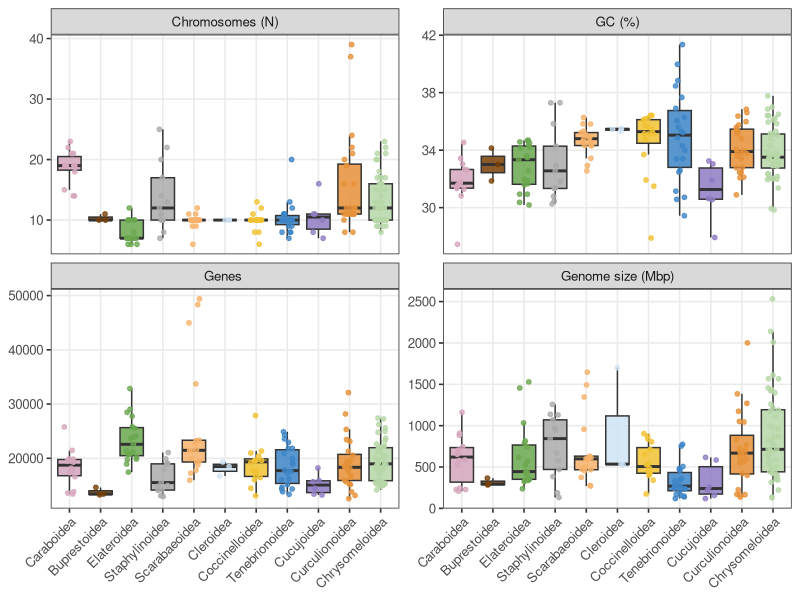
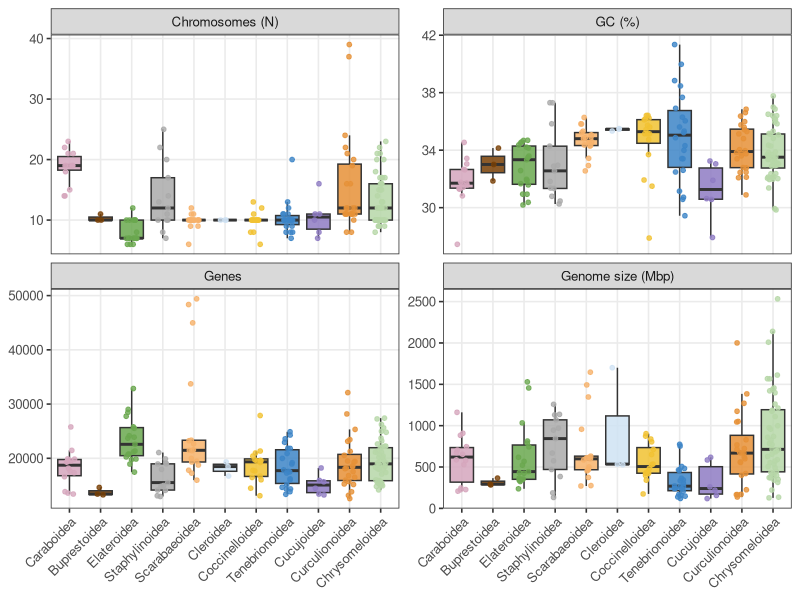

These figures' R source, in order:
#!/usr/bin/env Rscript

suppressPackageStartupMessages({
  library(ggplot2)
  library(readr)
  library(tidyr)
  library(dplyr)
})

df <- read_csv("genome_stats_by_species.csv", show_col_types = FALSE)

# Normalize Tenebrionidea naming
df$group <- recode(df$group,
  "Tenebrionidea" = "Tenebrionoidea",
  "Tenebrionidae" = "Tenebrionoidea"
)

# Explicit color palette (superfamily -> color) IN DESIRED ORDER
sf_colors <- c(
  "Caraboidea"      = "#d5a6bd",
  "Buprestoidea"    = "#783f04",
  "Elateroidea"     = "#6aa84f",
  "Staphylinoidea"  = "#aaaaaa",
  "Scarabaeoidea"   = "#f6b26b",
  "Cleroidea"       = "#cfe2f3",
  "Coccinelloidea"  = "#f1c232",
  "Tenebrionoidea"  = "#3d85c6",
  "Cucujoidea"      = "#8e7cc3",
  "Curculionoidea"  = "#e69138",
  "Chrysomeloidea"  = "#b6d7a8"
)

# Keep only groups with >= 2 species
df2 <- df %>%
  group_by(group) %>%
  filter(n() >= 2) %>%
  ungroup()

# Drop any groups not in the color map (safety)
df2 <- df2 %>% filter(group %in% names(sf_colors))

# Force x-axis order to match sf_colors order
df2$group <- factor(df2$group, levels = names(sf_colors))

# Long format for plotting (factor levels carry through)
long <- df2 %>%
  select(group, species_file, chromosomes, genome_size_mb, gc_percent, genes) %>%
  pivot_longer(
    cols = c(chromosomes, genome_size_mb, gc_percent, genes),
    names_to = "metric",
    values_to = "value"
  )

metric_labs <- c(
  chromosomes    = "Chromosomes (N)",
  genome_size_mb = "Genome size (Mbp)",
  gc_percent     = "GC (%)",
  genes          = "Genes "
)

p <- ggplot(long, aes(x = group, y = value)) +
  geom_boxplot(
    aes(fill = group),
    outlier.shape = NA,
    alpha = 0.85
  ) +
  geom_jitter(
    aes(color = group),
    width = 0.18,
    height = 0,
    size = 1.3,
    alpha = 0.8
  ) +
  facet_wrap(
    ~ metric,
    scales = "free_y",
    labeller = as_labeller(metric_labs)
  ) +
  scale_fill_manual(values = sf_colors, drop = FALSE) +
  scale_color_manual(values = sf_colors, drop = FALSE) +
  labs(x = NULL, y = NULL) +
  theme_bw(base_size = 12) +
  theme(
    legend.position = "none",
    axis.text.x = element_text(angle = 45, hjust = 1),
    panel.grid.minor = element_blank()
  )

ggsave(
  "genome_stats_boxplots_by_superfamily_colored.pdf",
  p,
  width = 14,
  height = 8
)
ggsave(
  "genome_stats_boxplots_by_superfamily_colored.svg",
  p,
  width = 14,
  height = 8,
  dpi = 300
)

message("Wrote genome_stats_boxplots_by_superfamily_colored.pdf and .svg")
